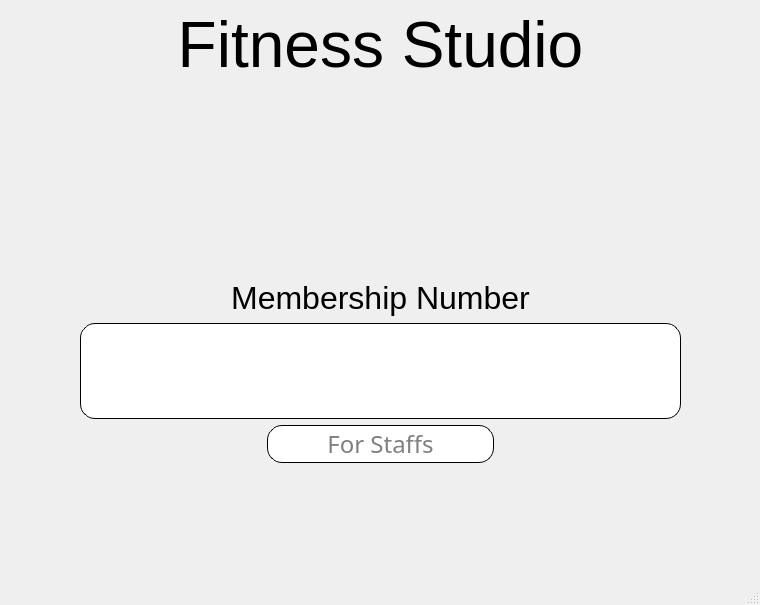
<?xml version="1.0" encoding="UTF-8"?>
<ui version="4.0">
 <class>MainWindow</class>
 <widget class="QMainWindow" name="MainWindow">
  <property name="geometry">
   <rect>
    <x>0</x>
    <y>0</y>
    <width>760</width>
    <height>605</height>
   </rect>
  </property>
  <property name="font">
   <font>
    <pointsize>12</pointsize>
   </font>
  </property>
  <property name="windowTitle">
   <string>Attendance</string>
  </property>
  <widget class="QWidget" name="centralwidget">
   <layout class="QHBoxLayout" name="horizontalLayout">
    <item>
     <spacer name="horizontalSpacer">
      <property name="orientation">
       <enum>Qt::Horizontal</enum>
      </property>
      <property name="sizeHint" stdset="0">
       <size>
        <width>40</width>
        <height>20</height>
       </size>
      </property>
     </spacer>
    </item>
    <item>
     <layout class="QVBoxLayout" name="verticalLayout">
      <item>
       <widget class="QLabel" name="lblLogo">
        <property name="enabled">
         <bool>true</bool>
        </property>
        <property name="sizePolicy">
         <sizepolicy hsizetype="Preferred" vsizetype="Preferred">
          <horstretch>0</horstretch>
          <verstretch>0</verstretch>
         </sizepolicy>
        </property>
        <property name="font">
         <font>
          <pointsize>48</pointsize>
         </font>
        </property>
        <property name="text">
         <string>&lt;html&gt;&lt;head/&gt;&lt;body&gt;&lt;p align=&quot;center&quot;&gt;Fitness Studio&lt;/p&gt;&lt;/body&gt;&lt;/html&gt;</string>
        </property>
       </widget>
      </item>
      <item>
       <widget class="QLabel" name="lblName">
        <property name="font">
         <font>
          <pointsize>24</pointsize>
         </font>
        </property>
        <property name="text">
         <string/>
        </property>
        <property name="alignment">
         <set>Qt::AlignCenter</set>
        </property>
       </widget>
      </item>
      <item>
       <widget class="QLabel" name="lblSubscriptionDetails">
        <property name="font">
         <font>
          <pointsize>22</pointsize>
         </font>
        </property>
        <property name="text">
         <string/>
        </property>
        <property name="alignment">
         <set>Qt::AlignCenter</set>
        </property>
       </widget>
      </item>
      <item>
       <spacer name="verticalSpacer">
        <property name="orientation">
         <enum>Qt::Vertical</enum>
        </property>
        <property name="sizeHint" stdset="0">
         <size>
          <width>20</width>
          <height>40</height>
         </size>
        </property>
       </spacer>
      </item>
      <item>
       <widget class="QLabel" name="lblMemberNo">
        <property name="font">
         <font>
          <pointsize>24</pointsize>
         </font>
        </property>
        <property name="text">
         <string>&lt;html&gt;&lt;head/&gt;&lt;body&gt;&lt;p align=&quot;center&quot;&gt;Membership Number&lt;/p&gt;&lt;/body&gt;&lt;/html&gt;</string>
        </property>
       </widget>
      </item>
      <item>
       <widget class="QLineEdit" name="lnEdtMemberNo">
        <property name="styleSheet">
         <string notr="true">QLineEdit {
                border-radius: 15px;
                background-clip: border;
                background-color: rgb(255, 255,255);
                font: 50pt Vazir;
                border:1px solid;
            }</string>
        </property>
        <property name="inputMethodHints">
         <set>Qt::ImhNone</set>
        </property>
        <property name="maxLength">
         <number>10</number>
        </property>
        <property name="alignment">
         <set>Qt::AlignCenter</set>
        </property>
       </widget>
      </item>
      <item>
       <layout class="QHBoxLayout" name="hlayout_staff">
        <item>
         <spacer name="hSpaceStaff_01">
          <property name="orientation">
           <enum>Qt::Horizontal</enum>
          </property>
          <property name="sizeHint" stdset="0">
           <size>
            <width>40</width>
            <height>20</height>
           </size>
          </property>
         </spacer>
        </item>
        <item>
         <widget class="QLineEdit" name="lnEdtStaffNo">
          <property name="font">
           <font>
            <family>Vazir</family>
            <pointsize>18</pointsize>
            <italic>false</italic>
            <bold>false</bold>
           </font>
          </property>
          <property name="styleSheet">
           <string notr="true">QLineEdit {
                border-radius: 15px;
                background-clip: border;
                background-color: rgb(255, 255,255);
                font: 18pt Vazir;
                border:1px solid;
            }</string>
          </property>
          <property name="alignment">
           <set>Qt::AlignCenter</set>
          </property>
          <property name="placeholderText">
           <string>For Staffs</string>
          </property>
         </widget>
        </item>
        <item>
         <spacer name="hSpaceStaff_02">
          <property name="orientation">
           <enum>Qt::Horizontal</enum>
          </property>
          <property name="sizeHint" stdset="0">
           <size>
            <width>40</width>
            <height>20</height>
           </size>
          </property>
         </spacer>
        </item>
       </layout>
      </item>
      <item>
       <spacer name="verticalSpacer_2">
        <property name="orientation">
         <enum>Qt::Vertical</enum>
        </property>
        <property name="sizeHint" stdset="0">
         <size>
          <width>20</width>
          <height>40</height>
         </size>
        </property>
       </spacer>
      </item>
     </layout>
    </item>
    <item>
     <spacer name="horizontalSpacer_2">
      <property name="orientation">
       <enum>Qt::Horizontal</enum>
      </property>
      <property name="sizeHint" stdset="0">
       <size>
        <width>40</width>
        <height>20</height>
       </size>
      </property>
     </spacer>
    </item>
   </layout>
  </widget>
  <widget class="QMenuBar" name="menubar">
   <property name="geometry">
    <rect>
     <x>0</x>
     <y>0</y>
     <width>760</width>
     <height>28</height>
    </rect>
   </property>
  </widget>
  <widget class="QStatusBar" name="statusbar"/>
 </widget>
 <resources/>
 <connections/>
</ui>
